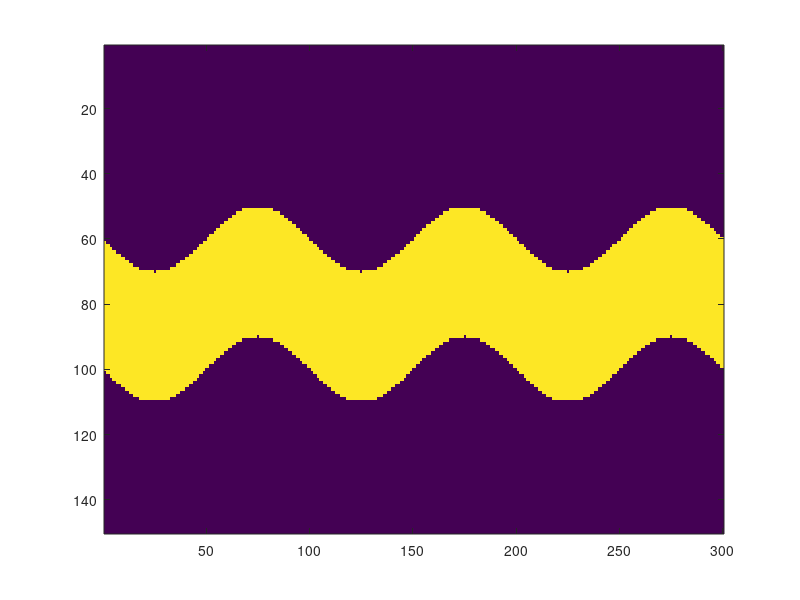

Write the MATLAB code that produced this figure.
clear;
close all;

%%
nz = 150;
nx = 300;
model = 20 * ones(nz, nx);
x = 1:nx;
y1 = 60 + 10*sin(x/100*2*pi);
y2 = 100 + 10*sin(x/100*2*pi);
for j = 1:nx
    for i = 1:nz
        if (i > y1(j) && i < y2(j))
            model(i, j) = 120;
        end
    end
end

%%
imagesc(model);